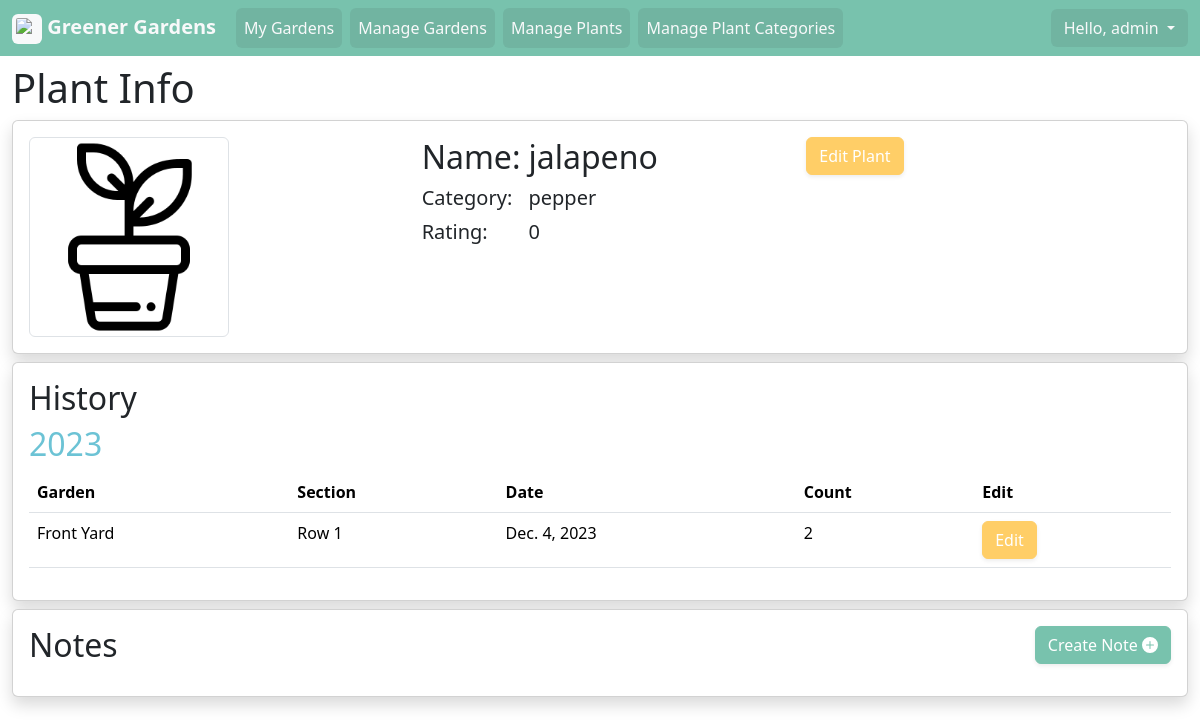
Screenshot of /users/admin/plants/6/info/ (signed in) with the database file from the repository.
### gardens/models.py (models this page shows, shortened)
class Plant(models.Model):
    variety = models.CharField(max_length=64)
    user = models.ForeignKey(settings.AUTH_USER_MODEL, on_delete=models.CASCADE) # Store the users info
    image = models.ImageField(upload_to="plants/", blank=True, null=True) #Allow no image
    category = models.ForeignKey(Plant_Category, on_delete=models.DO_NOTHING, null=True, blank=True)
    rating = models.SmallIntegerField(default=0, blank=True)

class Plant_Category(models.Model):
    name = models.CharField(max_length=255)
    user = models.ForeignKey(settings.AUTH_USER_MODEL, on_delete=models.CASCADE) # Store the users info

class Plant_Log(models.Model):
    garden_section = models.ForeignKey(Garden_Section, on_delete=models.CASCADE, related_name="logs")
    plant = models.ForeignKey(Plant, on_delete=models.CASCADE, related_name="logs")
    date = models.DateField(default=datetime.date.today)
    count = models.BigIntegerField(default=0)

class Garden_Section(models.Model):
    name = models.CharField(max_length=255)
    garden = models.ForeignKey(Garden, on_delete=models.CASCADE, related_name="sections") # Store the users info

class Garden(models.Model):
    name = models.CharField(max_length=64)
    user = models.ForeignKey(settings.AUTH_USER_MODEL, on_delete=models.CASCADE) # Store the users info
    image = models.ImageField(upload_to="gardens/", blank=True, null=True) #Allow no image

### gardens/views.py (the view)
# urls.py: path('users/<str:username>/plants/<int:plant_id>/info/', plant_info_view, name='plant_info'), # Display information about the plant, logs, notes, ect...
@login_required
def plant_info_view(request, username, plant_id, *args, **kwargs):
    try:
        plant_instance = Plant.objects.get(pk=plant_id)
    except Plant.DoesNotExist:
        plant_instance = None
    logs = plant_instance.logs.all().order_by('-date', 'garden_section__garden', 'garden_section')
    current_user = request.user
    if(plant_instance != None):
        if(plant_instance.user.id != current_user.id):
            return redirect("home")
    year_list = []
    for log in logs:
        if( not log.date.year in year_list):
            year_list.append(log.date.year)
    note_form = Plant_NoteForm()
    note_form.initial['plant'] = plant_instance
    notes = plant_instance.notes.all().order_by('-date')
    my_context = {
        "plant": plant_instance,
        "logs": logs,
        "years": year_list,
        "note_form": note_form,
        "notes": notes,
        "site_title": plant_instance.variety + " Info"
    }
    return render(request, "users/plant/plant_info.html", my_context) # return an html template

### gardens/templates/users/plant/plant_info.html (shortened to what this page needs)
{% extends 'base.html' %}
{% block content %}
{% load static %}
<h1>Plant Info</h1>
<div class="card shadow mb-2">
  <div class="card-body">
    <div class="row">
      <div class="col-6 col-md-4">
        {% if plant.image %}
        <img src="{{ plant.image.url }}" class="img-thumbnail" style="max-width: 12.5rem; max-height: 12.5rem;">
        {% else %}
        <img src="{% static 'images/sprout.png' %}" class="img-thumbnail" style="max-width: 12.5rem; max-height: 12.5rem;">
        {% endif %}
      </div>
      <div class="col-6 col-md-4">
        <table>
          <tr class="p-1">
            <td class="px-1">
              <h2>
                Name:
              </h2>
            </td>
            <td class="px-1">
              <h2>
                {{ plant.variety }}
              </h2>
            </td>
          </tr>
          <tr class="p-1">
            <td class="px-1">
              <h5>Category:</h5>
            </td>
            <td class="px-1">
              {% if plant.category.name is not None %}
              <h5>
                {{ plant.category.name }}
              </h5>
              {% else %}
              <h5>---</h5>
              {% endif %}
            </td>
          </tr>
          <tr class="p-1">
            <td class="px-1">
              <h5>Rating:</h5>
            </td>
            <td class="px-1">
              <h5>
                {{ plant.rating }}
              </h5>
            </td>
          </tr>
        </table>
      </div>
      <div class=" col-12 col-md-4">
        <a href="{% url 'plant_update' request.user.username plant.id %}" class="btn btn-warning shadow-sm">Edit Plant</a>
      </div>
    </div>
  </div>
</div>
<div class="card shadow mb-2">
  <div class="card-body">
    <h2 class="card-title">History</h2>
    {% for year in years %}
    <h2 class="text-info">
      {{ year }}
    </h2>
    <table class="table">
      <thead>
        <tr>
          <th scope="col">Garden</th>
          <th scope="col">Section</th>
          <th scope="col">Date</th>
          <th scope="col">Count</th>
          <th scope="col">Edit</th>
        </tr>
      </thead>
      <tbody>
        {% for log in logs %}
        {% if log.date.year == year %}
        <tr>
          <td>
            {{ log.garden_section.garden.name }}
          </td>
          <td>
            {{ log.garden_section.name }}
          </td>
          <td>
            {{ log.date }}
          </td>
          <td>
            {{ log.count }}
          </td>
          <td>
            <a href="{% url 'plant_log_update' request.user.username log.garden_section.garden.id log.garden_section.id log.id %}" class="btn btn-warning shadow-sm">Edit</a>
          </td>
        </tr>
        {% endif %}
        {% endfor %}
      </tbody>
    </table>
    {% endfor %}
  </div>
</div>
<div class="card shadow mb-2">
  <div class="card-body">
    <div class="row mb-2">
      <div class="col-6">
        <h2 class="card-title">Notes</h2>
      </div>
      <div class="col-6">
        <div class="d-flex">
          <div class="ms-auto">
            <button type="button" class="btn btn-primary shadow-sm ms-auto" data-bs-toggle="modal" data-bs-target="#note_modal" onclick="create_plant_note(this)" data-url="{% url 'note_create' request.user.username plant.id %}" data-date='{{ note_form.date.value|date:"Y-m-d"  }}' data-text='{{ note_form.text.value }}'>
              Create Note
              <svg xmlns="http://www.w3.org/2000/svg" width="16" height="16" fill="currentColor" class="bi bi-plus-circle-fill d-inline-block mb-1" viewBox="0 0 16 16">
                <path d="M16 8A8 8 0 1 1 0 8a8 8 0 0 1 16 0M8.5 4.5a.5.5 0 0 0-1 0v3h-3a.5.5 0 0 0 0 1h3v3a.5.5 0 0 0 1 0v-3h3a.5.5 0 0 0 0-1h-3z" />
              </svg>
            </button>
          </div>
        </div>
      </div>
    </div>
  </div>
</div>
{% endblock %}

### templates/navbar.html (shortened to what this page needs)
{% load static %}
<nav class="container-xxl navbar navbar-expand-sm">
  <div class="container-fluid">
    <a class="navbar-brand py-1 text-light fw-bold" href="{% url 'home' %}">
      <img src="{% static 'leaf.png' %}" alt="Logo" width="30" height="30" class="d-inline-block align-middle p-1 bg-light rounded">
      Greener Gardens
    </a>
    <div class="collapse navbar-collapse" id="navbarCollapsable">
      <ul class="navbar-nav navbar-left me-auto mb-2 mb-sm-0">
        {% if user.is_authenticated %}
        <li class="nav-item">
          <a class="nav-link text-light text-bg-dark bg-opacity-10 rounded mx-1" href="{% url 'home' %}">My Gardens</a>
        </li>
        <li class="nav-item">
          <a class="nav-link text-light text-bg-dark bg-opacity-10 rounded mx-1" href="{% url 'garden_list' request.user.username %}">Manage Gardens</a>
        </li>
        <li class="nav-item">
          <a class="nav-link text-light text-bg-dark bg-opacity-10 rounded mx-1" href="{% url 'plant_list' request.user.username %}">Manage Plants</a>
        </li>
        <li class="nav-item">
          <a class="nav-link text-light text-bg-dark bg-opacity-10 rounded mx-1" href="{% url 'plant_category_list' request.user.username %}">Manage Plant Categories</a>
        </li>
        {% endif %}
      </ul>
      <ul class="navbar-nav navbar-right ms-auto mb-2 mb-sm-0">
        {% if not user.is_authenticated %}
        <li class="nav-item">
          <a class="nav-link btn bd-btn-secondary text-light text-bg-dark bg-opacity-10 rounded" href="{% url 'users:login' %}">Login / Register</a>
        </li>
        {% else %}
        <li class="nav-item">
          <div class="btn-group">
            <button type="button" class="dropdown-toggle btn bd-btn-secondary text-light text-bg-dark bg-opacity-10 rounded" data-bs-toggle="dropdown" data-bs-target="#dropdown-profile" aria-expanded="false">
              Hello,
              {{ user.username }}
            </button>
          </div>
        </li>
        {% endif %}
      </ul>
    </div>
  </div>
</nav>

### rows the page displays
Plant: variety "jalapeno", category.name "pepper", rating "0"
Plant_Log: garden_section.garden.name "Front Yard", garden_section.name "Row 1", date "Dec. 4, 2023", count "2"

### other values shown
{{ user.username }} "admin"
{{ year }} "2023"
